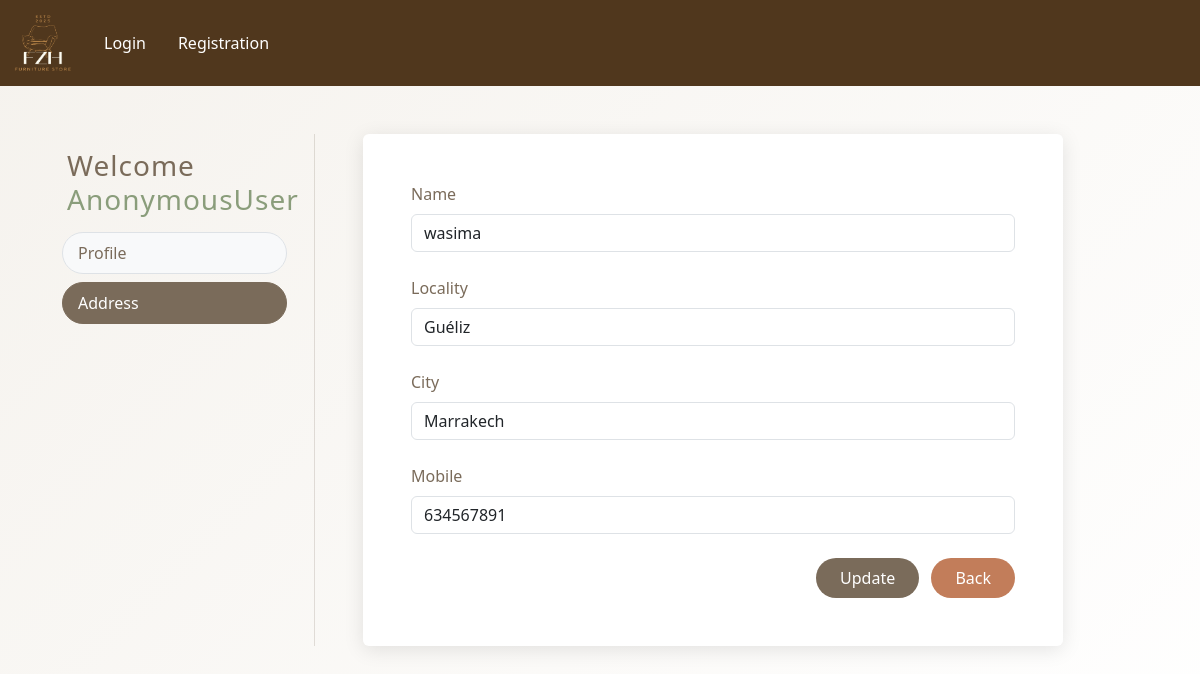
Screenshot of /updateAddress/1 with the database file from the repository.
### app/models.py (models this page shows, shortened)
class Customer(models.Model):
    user = models.ForeignKey(User, on_delete=models.CASCADE)
    name = models.CharField(max_length=200)
    locality = models.CharField(max_length=200)
    city = models.CharField(max_length=50)
    mobile = models.IntegerField(default=0)

### app/views.py (the view, shortened to what this page needs)
# urls.py: path('updateAddress/<int:pk>', views.updateAddress.as_view(),name="updateAddress"),
class updateAddress(View):
    def get(self,request,pk):
        add = Customer.objects.get(pk=pk)
        form = CustomerProfileForm(instance=add)
        return render(request,"app/updateAddress.html",locals())

### app/forms.py
class CustomerProfileForm(forms.ModelForm):
    class Meta:
        model=Customer
        fields = ['id','name','locality','city','mobile']
        widgets={
            'name': forms.TextInput(attrs={'class': 'form-control'}),
            'locality': forms.TextInput(attrs={'class': 'form-control'}),
            'city': forms. TextInput (attrs={'class': 'form-control' }),
            'mobile': forms.NumberInput(attrs={'class': 'form-control'}),
        }

### app/templates/app/updateAddress.html (shortened to what this page needs)
{% extends 'app/base.html' %}
{% load static %}
{% block main-content %}
<div class="container my-5">
    <div class="row">
        <div class="col-sm-3 border-end">
            <div class="sidebar-content">
                <h3 class="welcome-msg mb-3">Welcome <span class="text-capitalize">{{request.user}}</span></h3>
                <div class="d-flex flex-column gap-2">
                    <a href="{% url 'profile' %}" class="btn btn-menu">Profile</a>
                    <a href="{% url 'address' %}" class="btn btn-menu active">Address</a>
                </div>
            </div>
        </div>
        <div class="col-sm-8 ps-5">
            <form action="" method="post" class="shadow p-5 rounded bg-white">
                {% for fm in form %}
                    <div class="mb-4">
                        <label class="form-label">{{fm.label}}</label>
                        {{fm}}
                    </div>
                {% endfor %}
                <div class="text-end mt-4">
                    <button type="submit" class="btn btn-primary px-4 py-2 me-2">Update</button>
                    <a href="{% url 'address' %}" type="button" class="btn btn-danger px-4 py-2">Back</a>
                </div>
            </form>
        </div>
    </div>
</div>
{% endblock main-content %}

### app/templates/app/updateAddress.html (style rules this page uses)
body { background: linear-gradient(135deg, #f5f2ed, #ffffff); font-family: 'Segoe UI', Tahoma, Geneva, Verdana, sans-serif; background-attachment: fixed; min-height: 100vh; }
.container { margin-top: 50px; }
h3.welcome-msg { color: #7a6b5a; font-weight: 400; letter-spacing: 1px; margin-left: 5px; }
.border-end { border-right: 1px solid rgba(122, 107, 90, 0.2) !important; }
.sidebar-content { padding: 15px 15px 15px 20px; }
.btn-menu { background-color: #f8f9fa; color: #7a6b5a; border: 1px solid #dee2e6; border-radius: 30px; text-align: left; padding: 8px 15px; transition: all 0.3s ease; }
.btn-menu.active { background-color: #7a6b5a; color: white; border-color: #7a6b5a; font-weight: 500; }
.shadow { background: #ffffff; border-radius: 15px; box-shadow: 0px 4px 20px rgba(0, 0, 0, 0.1) !important; }
.form-label { color: #7a6b5a; font-weight: 500; }
form input, form select { width: 100%; border: none; border-bottom: 2px solid #ccc; padding: 8px 10px; background: transparent; transition: all 0.3s ease; }
.text-capitalize { color: #8a9d7b; font-weight: 500; }
.btn-primary { background-color: #7a6b5a; border: none; border-radius: 30px; padding: 10px 20px; transition: all 0.3s ease; }
.btn-danger { background-color: #c27d5a; border: none; border-radius: 30px; padding: 10px 20px; transition: all 0.3s ease; }
.welcome-msg { margin-left: 5px; margin-top: 0; }

### rows the page displays
Customer: form "wasima" "Guéliz" "Marrakech" "634567891"

### other values shown
{{ request.user }} "AnonymousUser"
{{ fm.label }} "Name" "Locality" "City" "Mobile"
